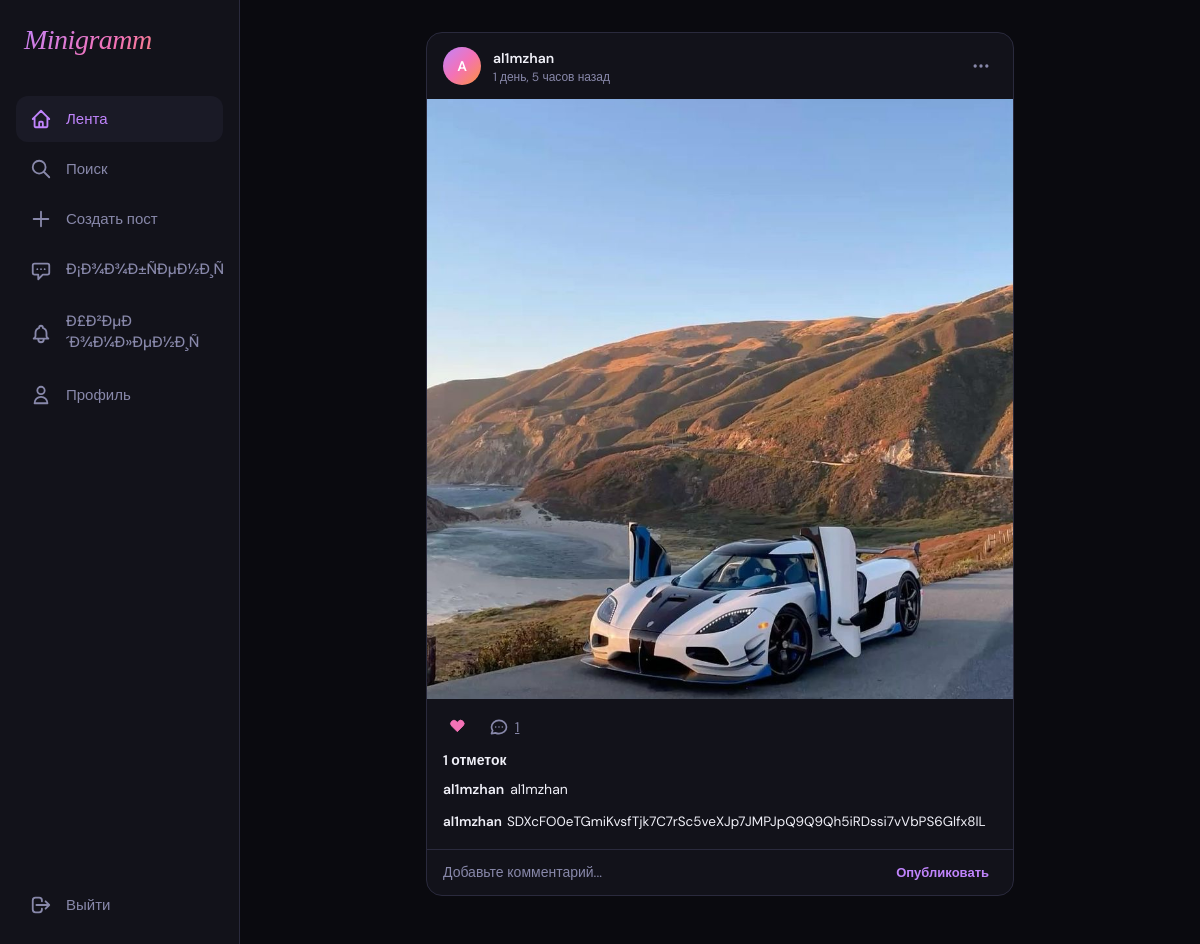
Page / (signed in) on the earlier database version.
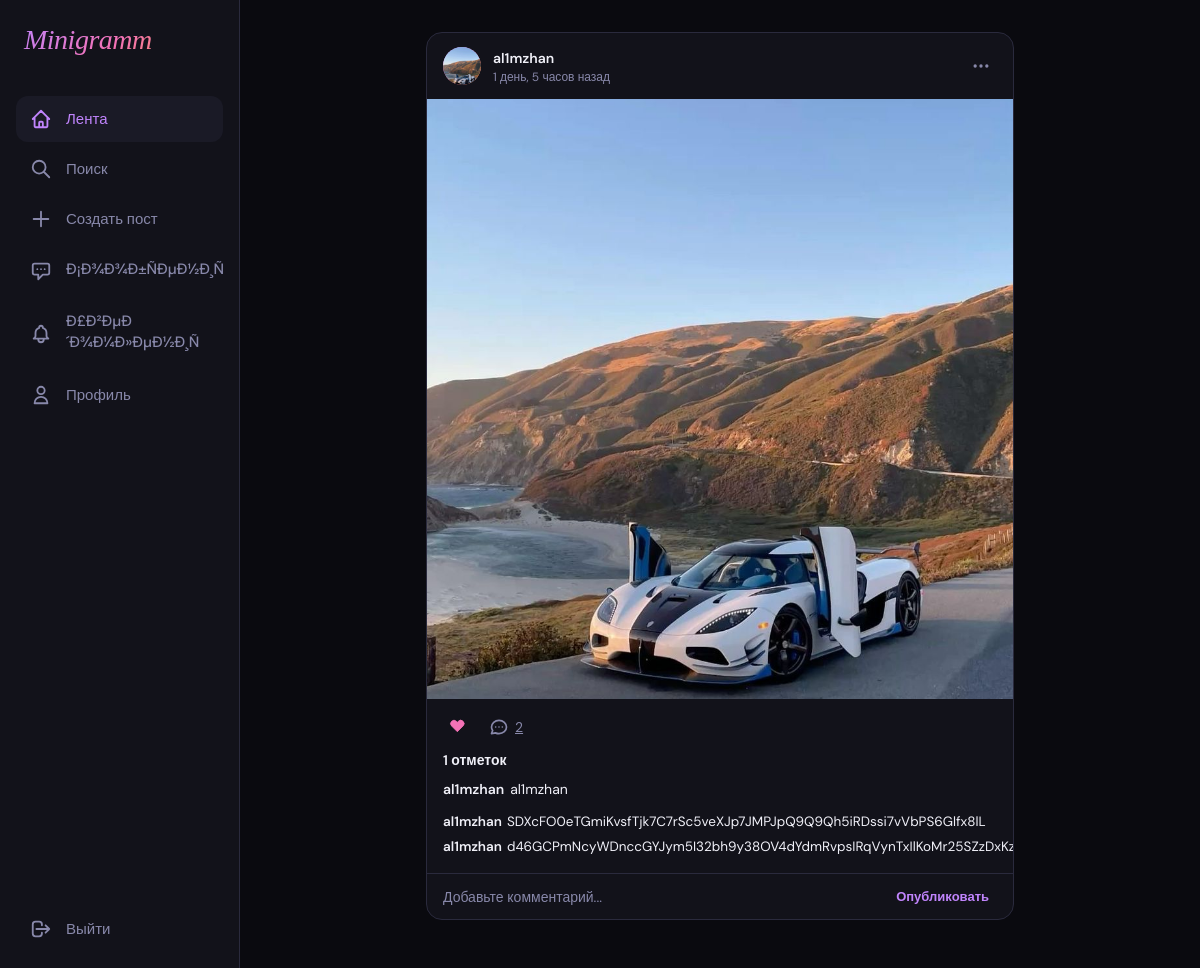
Same page on the later database version.
### core/models.py (models this page shows, shortened)
class Post(models.Model):
    author = models.ForeignKey(User, on_delete=models.CASCADE, related_name='posts')
    image = models.ImageField(upload_to='posts/', blank=True, null=True)
    caption = models.TextField(max_length=2000, blank=True)
    created_at = models.DateTimeField(default=timezone.now)
    likes = models.ManyToManyField(User, related_name='liked_posts', blank=True)
    class Meta:
        ordering = ['-created_at']
    def likes_count(self):
        return self.likes.count()

class Comment(models.Model):
    post = models.ForeignKey(Post, on_delete=models.CASCADE, related_name='comments')
    author = models.ForeignKey(User, on_delete=models.CASCADE, related_name='comments')
    text = models.TextField(max_length=500)
    created_at = models.DateTimeField(default=timezone.now)
    class Meta:
        ordering = ['created_at']

class Profile(models.Model):
    user = models.OneToOneField(User, on_delete=models.CASCADE, related_name='profile')
    bio = models.TextField(max_length=300, blank=True)
    avatar = models.ImageField(upload_to='avatars/', blank=True, null=True)
    followers = models.ManyToManyField(User, related_name='following', blank=True)

### core/views.py (the view)
# urls.py: path('', views.feed, name='feed'),
@login_required
def feed(request):
    following_users = request.user.following.values_list('user', flat=True)
    posts = Post.objects.filter(
        Q(author__in=following_users) | Q(author=request.user)
    ).select_related('author', 'author__profile').prefetch_related('likes', 'comments')
    comment_form = CommentForm()
    return render(request, 'feed.html', {'posts': posts, 'comment_form': comment_form})

### core/forms.py
class CommentForm(forms.ModelForm):
    class Meta:
        model = Comment
        fields = ['text']
        widgets = {
            'text': forms.TextInput(attrs={'placeholder': 'Добавьте комментарий...'}),
        }

### templates/feed.html (shortened to what this page needs)
{% extends 'base.html' %}
{% block content %}
<div class="page">
  {% for post in posts %}
  <div class="card post">
    <div class="post-header">
      <a href="{% url 'profile' post.author.username %}" class="post-avatar">
        {% if post.author.profile.avatar %}
          <img src="{{ post.author.profile.avatar.url }}" alt="" style="width:100%;height:100%;object-fit:cover;">
        {% else %}
          {{ post.author.username|first|upper }}
        {% endif %}
      </a>
      <div class="post-meta">
        <a href="{% url 'profile' post.author.username %}" class="post-username">{{ post.author.username }}</a>
        <div class="post-time">{{ post.created_at|timesince }} назад</div>
      </div>
      {% if post.author == request.user %}
      <div class="dropdown">
        <button class="btn-icon post-more" data-dropdown="#drop-{{ post.id }}">
          <svg width="20" height="20" fill="none" viewBox="0 0 24 24" stroke="currentColor">
            <path stroke-linecap="round" stroke-linejoin="round" stroke-width="2" d="M5 12h.01M12 12h.01M19 12h.01M6 12a1 1 0 11-2 0 1 1 0 012 0zm7 0a1 1 0 11-2 0 1 1 0 012 0zm7 0a1 1 0 11-2 0 1 1 0 012 0z"/>
          </svg>
        </button>
      </div>
      {% endif %}
    </div>
    {% if post.image %}
    <a href="{% url 'post_detail' post.id %}">
      <img src="{{ post.image.url }}" class="post-image" alt="пост">
    </a>
    {% endif %}
    <div class="post-actions">
      <button class="btn-icon like-btn {% if request.user in post.likes.all %}liked{% endif %}" data-post="{{ post.id }}">
        <svg width="22" height="22" fill="{% if request.user in post.likes.all %}currentColor{% else %}none{% endif %}" viewBox="0 0 24 24" stroke="currentColor" class="like-icon">
          {% if request.user in post.likes.all %}
          <path fill-rule="evenodd" d="M3.172 5.172a4 4 0 015.656 0L10 6.343l1.172-1.171a4 4 0 115.656 5.656L10 17.657l-6.828-6.829a4 4 0 010-5.656z" clip-rule="evenodd"/>
          {% else %}
          <path stroke-linecap="round" stroke-linejoin="round" stroke-width="2" d="M4.318 6.318a4.5 4.5 0 000 6.364L12 20.364l7.682-7.682a4.5 4.5 0 00-6.364-6.364L12 7.636l-1.318-1.318a4.5 4.5 0 00-6.364 0z"/>
          {% endif %}
        </svg>
      </button>
      <a href="{% url 'post_detail' post.id %}" class="btn-icon">
        {{ post.comments.count }}
      </a>
    </div>
    {% if post.likes_count %}
    <div class="post-likes">
      <span class="like-count-{{ post.id }}">{{ post.likes_count }} отметок</span>
    </div>
    {% endif %}
    {% if post.caption %}
    <div class="post-caption {% if not post.image %}post-no-image{% endif %}">
      <strong>{{ post.author.username }}</strong>{{ post.caption }}
    </div>
    {% endif %}
    <div class="post-comments">
      {% with comments=post.comments.all %}
      <div class="comments-box-{{ post.id }}">
        {% for comment in comments|slice:"-2:" %}
        <div class="comment"><strong>{{ comment.author.username }}</strong>{{ comment.text }}</div>
        {% endfor %}
      </div>
      {% endwith %}
    </div>
    <form class="comment-form" data-post="{{ post.id }}">
      <input type="text" class="comment-input" placeholder="Добавьте комментарий...">
      <button type="submit" class="comment-submit">Опубликовать</button>
    </form>
  </div>
  {% endfor %}
</div>
{% endblock %}

Differences in the rows shown:
changed through a linked row, Post "al1mzhan": author.profile.avatar: picture added; comments.count "1" → "2"; author.username|first "A" → (not shown)
added Comment: author.username "al1mzhan", text "d46GCPmNcyWDnccGYJym5I32bh9y38OV4dYdmRvpsIRqVynTxIlKoMr25SZzDxKz"
